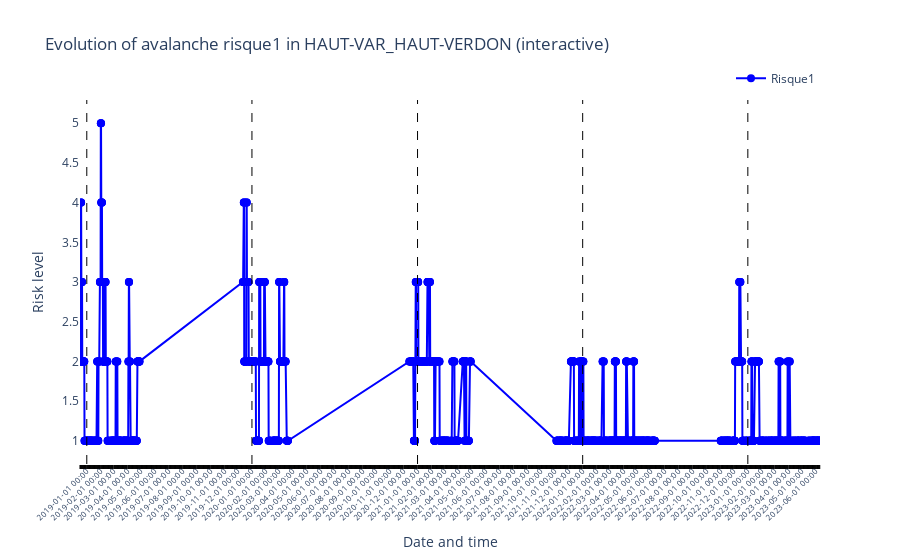
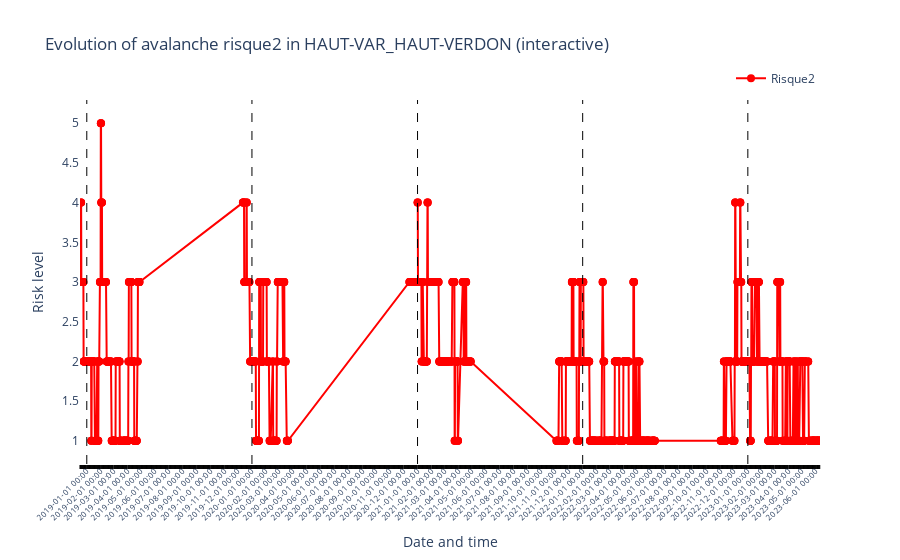
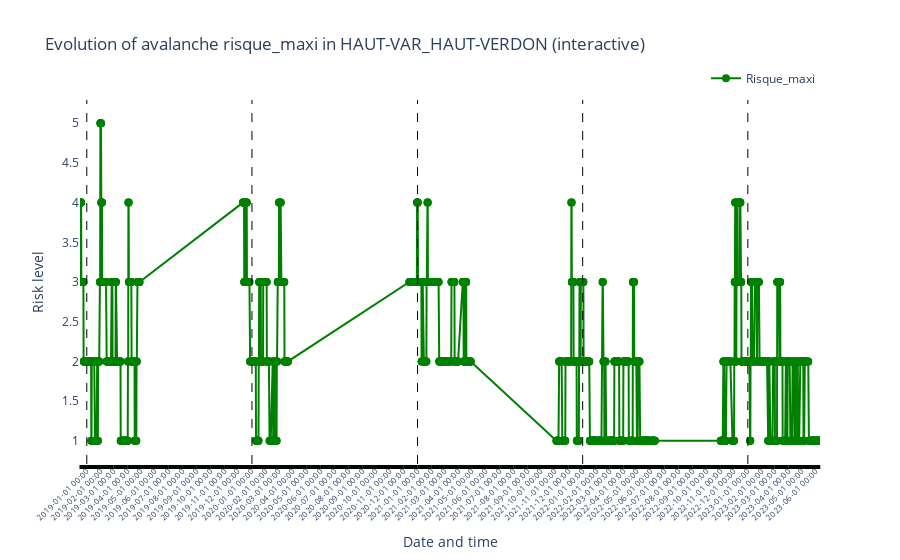

Write notebook code for charts like these, in order.
### Code cell
import matplotlib.pyplot as plt
import pandas as pd
import matplotlib.dates as mdates
import plotly.graph_objects as go
import plotly.subplots as sp

def plot_avalanche_risk_interactive(df, massif_name, risque_col, color):
    """
    Creates an interactive Plotly plot for a given risk column,
    separated by year, with a single legend, no background, and year separators.
    Starts and ends the plot at the very first and last dates in the data.

    Args:
        df: DataFrame containing the data.
        massif_name: Name of the massif.
        risque_col: Name of the risk column ('risque1', 'risque2', or 'risque_maxi').
        color: Color for the plot lines.
    """
    df_massif = df[massif_name].copy()
    df_massif['date'] = pd.to_datetime(df_massif['date'])
    df_massif[risque_col] = df_massif[risque_col].ffill().bfill().fillna(0)
    df_massif['year'] = df_massif['date'].dt.year

    # Find the overall min and max dates *before* filtering by year.
    min_date = df_massif['date'].min()
    max_date = df_massif['date'].max()

    fig = sp.make_subplots(rows=1, cols=1)

    # Track if legend has been added for this risk level.
    legend_added = False

    for year in sorted(df_massif['year'].unique()):
        df_year = df_massif[df_massif['year'] == year]

        if not legend_added:
            fig.add_trace(go.Scatter(x=df_year['date'], y=df_year[risque_col],
                                     mode='lines+markers',
                                     name=risque_col.capitalize(),
                                     marker=dict(size=8),
                                     line=dict(color=color),
                                     legendgroup=risque_col), row=1, col=1)
            legend_added = True
        else:
            fig.add_trace(go.Scatter(x=df_year['date'], y=df_year[risque_col],
                                     mode='lines+markers',
                                     name=f'{risque_col.capitalize()} ({year})',
                                     marker=dict(size=8),
                                     line=dict(color=color),
                                     showlegend=False,
                                     legendgroup=risque_col), row=1, col=1)

        # Add vertical line for year separation
        if year > df_massif['year'].min():
            fig.add_vline(x=pd.to_datetime(f'{year}-01-01').timestamp() * 1000,
                          line_width=1, line_dash="dash", line_color="black")

    title = f'Evolution of avalanche {risque_col} in {massif_name} (interactive)'

    fig.update_layout(
        title=title,
        xaxis_title='Date and time',
        yaxis_title='Risk level',
        xaxis=dict(
            tickformat='%Y-%m-%d %H:%M',
            tickangle=-45,
            dtick="M1",
            minor=dict(
                ticklen=4,
                tickcolor="black",
                showgrid=True,
                dtick=86400000.0
            ),
            tickfont=dict(size=8),
            range=[min_date, max_date]  # Set x-axis range
        ),
        hovermode='x unified',
        plot_bgcolor='rgba(0,0,0,0)',
        paper_bgcolor='rgba(0,0,0,0)',
        legend=dict(
            orientation="h",
            yanchor="bottom",
            y=1.02,
            xanchor="right",
            x=1
        )
    )

    fig.show()


# Example Usage (all three plots)
plot_avalanche_risk_interactive(df_transformed_massifs, "HAUT-VAR_HAUT-VERDON", 'risque1', 'blue')
plot_avalanche_risk_interactive(df_transformed_massifs, "HAUT-VAR_HAUT-VERDON", 'risque2', 'red')
plot_avalanche_risk_interactive(df_transformed_massifs, "HAUT-VAR_HAUT-VERDON", 'risque_maxi', 'green')

### Figure 1 — Plotly figure (JSON) as saved in the notebook; plotly's stock layout.template omitted (floating-point values rounded to 4 significant figures; data arrays with more than 128 entries replaced by an {"elided": "..."} marker saying what was removed)
{"data": [{"legendgroup": "risque1", "line": {"color": "blue"}, "marker": {"size": 8}, "mode": "lines+markers", "name": "Risque1", "type": "scatter", "x": ["2018-12-17T00:00:00", "2018-12-17T06:00:00", "2018-12-17T12:00:00", "2018-12-18T00:00:00", "2018-12-18T06:00:00", "2018-12-18T12:00:00", "2018-12-19T00:00:00", "2018-12-19T06:00:00", "2018-12-19T12:00:00", "2018-12-20T00:00:00", "2018-12-20T06:00:00", "2018-12-20T12:00:00", "2018-12-21T00:00:00", "2018-12-21T06:00:00", "2018-12-21T12:00:00", "2018-12-22T00:00:00", "2018-12-22T06:00:00", "2018-12-22T12:00:00", "2018-12-23T00:00:00", "2018-12-23T06:00:00", "2018-12-23T12:00:00", "2018-12-24T00:00:00", "2018-12-24T06:00:00", "2018-12-24T12:00:00", "2018-12-25T00:00:00", "2018-12-25T06:00:00", "2018-12-25T12:00:00", "2018-12-26T00:00:00", "2018-12-26T06:00:00", "2018-12-26T12:00:00", "2018-12-27T00:00:00", "2018-12-27T06:00:00", "2018-12-27T12:00:00", "2018-12-28T00:00:00", "2018-12-28T06:00:00", "2018-12-28T12:00:00", "2018-12-30T00:00:00", "2018-12-30T06:00:00", "2018-12-30T12:00:00", "2018-12-31T00:00:00", "2018-12-31T06:00:00", "2018-12-31T12:00:00"], "xaxis": "x", "y": [2, 2, 2, 2, 2, 2, 4, 4, 4, 3, 3, 3, 3, 3, 3, 2, 2, 2, 2, 2, 2, 2, 2, 2, 2, 2, 2, 2, 2, 2, 1, 1, 1, 1, 1, 1, 1, 1, 1, 1, 1, 1], "yaxis": "y"}, {"legendgroup": "risque1", "line": {"color": "blue"}, "marker": {"size": 8}, "mode": "lines+markers", "name": "Risque1 (2019)", "showlegend": false, "type": "scatter", "x": {"elided": "321 str values"}, "xaxis": "x", "y": {"elided": "321 int values"}, "yaxis": "y"}, {"legendgroup": "risque1", "line": {"color": "blue"}, "marker": {"size": 8}, "mode": "lines+markers", "name": "Risque1 (2020)", "showlegend": false, "type": "scatter", "x": {"elided": "222 str values"}, "xaxis": "x", "y": {"elided": "222 int values"}, "yaxis": "y"}, {"legendgroup": "risque1", "line": {"color": "blue"}, "marker": {"size": 8}, "mode": "lines+markers", "name": "Risque1 (2021)", "showlegend": false, "type": "scatter", "x": {"elided": "366 str values"}, "xaxis": "x", "y": {"elided": "366 int values"}, "yaxis": "y"}, {"legendgroup": "risque1", "line": {"color": "blue"}, "marker": {"size": 8}, "mode": "lines+markers", "name": "Risque1 (2022)", "showlegend": false, "type": "scatter", "x": {"elided": "510 str values"}, "xaxis": "x", "y": {"elided": "510 int values"}, "yaxis": "y"}, {"legendgroup": "risque1", "line": {"color": "blue"}, "marker": {"size": 8}, "mode": "lines+markers", "name": "Risque1 (2023)", "showlegend": false, "type": "scatter", "x": {"elided": "330 str values"}, "xaxis": "x", "y": {"elided": "330 int values"}, "yaxis": "y"}], "layout": {"hovermode": "x unified", "legend": {"orientation": "h", "x": 1, "xanchor": "right", "y": 1.02, "yanchor": "bottom"}, "paper_bgcolor": "rgba(0,0,0,0)", "plot_bgcolor": "rgba(0,0,0,0)", "shapes": [{"line": {"color": "black", "dash": "dash", "width": 1}, "type": "line", "x0": 1546300800000, "x1": 1546300800000, "xref": "x", "y0": 0, "y1": 1, "yref": "y domain"}, {"line": {"color": "black", "dash": "dash", "width": 1}, "type": "line", "x0": 1577836800000, "x1": 1577836800000, "xref": "x", "y0": 0, "y1": 1, "yref": "y domain"}, {"line": {"color": "black", "dash": "dash", "width": 1}, "type": "line", "x0": 1609459200000, "x1": 1609459200000, "xref": "x", "y0": 0, "y1": 1, "yref": "y domain"}, {"line": {"color": "black", "dash": "dash", "width": 1}, "type": "line", "x0": 1640995200000, "x1": 1640995200000, "xref": "x", "y0": 0, "y1": 1, "yref": "y domain"}, {"line": {"color": "black", "dash": "dash", "width": 1}, "type": "line", "x0": 1672531200000, "x1": 1672531200000, "xref": "x", "y0": 0, "y1": 1, "yref": "y domain"}], "title": {"text": "Evolution of avalanche risque1 in HAUT-VAR_HAUT-VERDON (interactive)"}, "xaxis": {"anchor": "y", "domain": [0, 1], "dtick": "M1", "minor": {"dtick": 86400000, "showgrid": true, "tickcolor": "black", "ticklen": 4}, "range": ["2018-12-17T00:00:00", "2023-06-09T12:00:00"], "tickangle": -45, "tickfont": {"size": 8}, "tickformat": "%Y-%m-%d %H:%M", "title": {"text": "Date and time"}}, "yaxis": {"anchor": "x", "domain": [0, 1], "title": {"text": "Risk level"}}}}

### Figure 2 — Plotly figure (JSON) as saved in the notebook; plotly's stock layout.template omitted (floating-point values rounded to 4 significant figures; data arrays with more than 128 entries replaced by an {"elided": "..."} marker saying what was removed)
{"data": [{"legendgroup": "risque2", "line": {"color": "red"}, "marker": {"size": 8}, "mode": "lines+markers", "name": "Risque2", "type": "scatter", "x": ["2018-12-17T00:00:00", "2018-12-17T06:00:00", "2018-12-17T12:00:00", "2018-12-18T00:00:00", "2018-12-18T06:00:00", "2018-12-18T12:00:00", "2018-12-19T00:00:00", "2018-12-19T06:00:00", "2018-12-19T12:00:00", "2018-12-20T00:00:00", "2018-12-20T06:00:00", "2018-12-20T12:00:00", "2018-12-21T00:00:00", "2018-12-21T06:00:00", "2018-12-21T12:00:00", "2018-12-22T00:00:00", "2018-12-22T06:00:00", "2018-12-22T12:00:00", "2018-12-23T00:00:00", "2018-12-23T06:00:00", "2018-12-23T12:00:00", "2018-12-24T00:00:00", "2018-12-24T06:00:00", "2018-12-24T12:00:00", "2018-12-25T00:00:00", "2018-12-25T06:00:00", "2018-12-25T12:00:00", "2018-12-26T00:00:00", "2018-12-26T06:00:00", "2018-12-26T12:00:00", "2018-12-27T00:00:00", "2018-12-27T06:00:00", "2018-12-27T12:00:00", "2018-12-28T00:00:00", "2018-12-28T06:00:00", "2018-12-28T12:00:00", "2018-12-30T00:00:00", "2018-12-30T06:00:00", "2018-12-30T12:00:00", "2018-12-31T00:00:00", "2018-12-31T06:00:00", "2018-12-31T12:00:00"], "xaxis": "x", "y": [3, 3, 3, 3, 3, 3, 4, 4, 4, 3, 3, 3, 3, 3, 3, 3, 3, 3, 3, 3, 3, 3, 3, 3, 2, 2, 2, 2, 2, 2, 2, 2, 2, 2, 2, 2, 2, 2, 2, 2, 2, 2], "yaxis": "y"}, {"legendgroup": "risque2", "line": {"color": "red"}, "marker": {"size": 8}, "mode": "lines+markers", "name": "Risque2 (2019)", "showlegend": false, "type": "scatter", "x": {"elided": "321 str values"}, "xaxis": "x", "y": {"elided": "321 int values"}, "yaxis": "y"}, {"legendgroup": "risque2", "line": {"color": "red"}, "marker": {"size": 8}, "mode": "lines+markers", "name": "Risque2 (2020)", "showlegend": false, "type": "scatter", "x": {"elided": "222 str values"}, "xaxis": "x", "y": {"elided": "222 int values"}, "yaxis": "y"}, {"legendgroup": "risque2", "line": {"color": "red"}, "marker": {"size": 8}, "mode": "lines+markers", "name": "Risque2 (2021)", "showlegend": false, "type": "scatter", "x": {"elided": "366 str values"}, "xaxis": "x", "y": {"elided": "366 int values"}, "yaxis": "y"}, {"legendgroup": "risque2", "line": {"color": "red"}, "marker": {"size": 8}, "mode": "lines+markers", "name": "Risque2 (2022)", "showlegend": false, "type": "scatter", "x": {"elided": "510 str values"}, "xaxis": "x", "y": {"elided": "510 int values"}, "yaxis": "y"}, {"legendgroup": "risque2", "line": {"color": "red"}, "marker": {"size": 8}, "mode": "lines+markers", "name": "Risque2 (2023)", "showlegend": false, "type": "scatter", "x": {"elided": "330 str values"}, "xaxis": "x", "y": {"elided": "330 int values"}, "yaxis": "y"}], "layout": {"hovermode": "x unified", "legend": {"orientation": "h", "x": 1, "xanchor": "right", "y": 1.02, "yanchor": "bottom"}, "paper_bgcolor": "rgba(0,0,0,0)", "plot_bgcolor": "rgba(0,0,0,0)", "shapes": [{"line": {"color": "black", "dash": "dash", "width": 1}, "type": "line", "x0": 1546300800000, "x1": 1546300800000, "xref": "x", "y0": 0, "y1": 1, "yref": "y domain"}, {"line": {"color": "black", "dash": "dash", "width": 1}, "type": "line", "x0": 1577836800000, "x1": 1577836800000, "xref": "x", "y0": 0, "y1": 1, "yref": "y domain"}, {"line": {"color": "black", "dash": "dash", "width": 1}, "type": "line", "x0": 1609459200000, "x1": 1609459200000, "xref": "x", "y0": 0, "y1": 1, "yref": "y domain"}, {"line": {"color": "black", "dash": "dash", "width": 1}, "type": "line", "x0": 1640995200000, "x1": 1640995200000, "xref": "x", "y0": 0, "y1": 1, "yref": "y domain"}, {"line": {"color": "black", "dash": "dash", "width": 1}, "type": "line", "x0": 1672531200000, "x1": 1672531200000, "xref": "x", "y0": 0, "y1": 1, "yref": "y domain"}], "title": {"text": "Evolution of avalanche risque2 in HAUT-VAR_HAUT-VERDON (interactive)"}, "xaxis": {"anchor": "y", "domain": [0, 1], "dtick": "M1", "minor": {"dtick": 86400000, "showgrid": true, "tickcolor": "black", "ticklen": 4}, "range": ["2018-12-17T00:00:00", "2023-06-09T12:00:00"], "tickangle": -45, "tickfont": {"size": 8}, "tickformat": "%Y-%m-%d %H:%M", "title": {"text": "Date and time"}}, "yaxis": {"anchor": "x", "domain": [0, 1], "title": {"text": "Risk level"}}}}

### Figure 3 — Plotly figure (JSON) as saved in the notebook; plotly's stock layout.template omitted (floating-point values rounded to 4 significant figures; data arrays with more than 128 entries replaced by an {"elided": "..."} marker saying what was removed)
{"data": [{"legendgroup": "risque_maxi", "line": {"color": "green"}, "marker": {"size": 8}, "mode": "lines+markers", "name": "Risque_maxi", "type": "scatter", "x": ["2018-12-17T00:00:00", "2018-12-17T06:00:00", "2018-12-17T12:00:00", "2018-12-18T00:00:00", "2018-12-18T06:00:00", "2018-12-18T12:00:00", "2018-12-19T00:00:00", "2018-12-19T06:00:00", "2018-12-19T12:00:00", "2018-12-20T00:00:00", "2018-12-20T06:00:00", "2018-12-20T12:00:00", "2018-12-21T00:00:00", "2018-12-21T06:00:00", "2018-12-21T12:00:00", "2018-12-22T00:00:00", "2018-12-22T06:00:00", "2018-12-22T12:00:00", "2018-12-23T00:00:00", "2018-12-23T06:00:00", "2018-12-23T12:00:00", "2018-12-24T00:00:00", "2018-12-24T06:00:00", "2018-12-24T12:00:00", "2018-12-25T00:00:00", "2018-12-25T06:00:00", "2018-12-25T12:00:00", "2018-12-26T00:00:00", "2018-12-26T06:00:00", "2018-12-26T12:00:00", "2018-12-27T00:00:00", "2018-12-27T06:00:00", "2018-12-27T12:00:00", "2018-12-28T00:00:00", "2018-12-28T06:00:00", "2018-12-28T12:00:00", "2018-12-30T00:00:00", "2018-12-30T06:00:00", "2018-12-30T12:00:00", "2018-12-31T00:00:00", "2018-12-31T06:00:00", "2018-12-31T12:00:00"], "xaxis": "x", "y": [3, 3, 3, 4, 4, 4, 4, 4, 4, 3, 3, 3, 3, 3, 3, 3, 3, 3, 3, 3, 3, 3, 3, 3, 2, 2, 2, 2, 2, 2, 2, 2, 2, 2, 2, 2, 2, 2, 2, 2, 2, 2], "yaxis": "y"}, {"legendgroup": "risque_maxi", "line": {"color": "green"}, "marker": {"size": 8}, "mode": "lines+markers", "name": "Risque_maxi (2019)", "showlegend": false, "type": "scatter", "x": {"elided": "321 str values"}, "xaxis": "x", "y": {"elided": "321 int values"}, "yaxis": "y"}, {"legendgroup": "risque_maxi", "line": {"color": "green"}, "marker": {"size": 8}, "mode": "lines+markers", "name": "Risque_maxi (2020)", "showlegend": false, "type": "scatter", "x": {"elided": "222 str values"}, "xaxis": "x", "y": {"elided": "222 int values"}, "yaxis": "y"}, {"legendgroup": "risque_maxi", "line": {"color": "green"}, "marker": {"size": 8}, "mode": "lines+markers", "name": "Risque_maxi (2021)", "showlegend": false, "type": "scatter", "x": {"elided": "366 str values"}, "xaxis": "x", "y": {"elided": "366 int values"}, "yaxis": "y"}, {"legendgroup": "risque_maxi", "line": {"color": "green"}, "marker": {"size": 8}, "mode": "lines+markers", "name": "Risque_maxi (2022)", "showlegend": false, "type": "scatter", "x": {"elided": "510 str values"}, "xaxis": "x", "y": {"elided": "510 int values"}, "yaxis": "y"}, {"legendgroup": "risque_maxi", "line": {"color": "green"}, "marker": {"size": 8}, "mode": "lines+markers", "name": "Risque_maxi (2023)", "showlegend": false, "type": "scatter", "x": {"elided": "330 str values"}, "xaxis": "x", "y": {"elided": "330 int values"}, "yaxis": "y"}], "layout": {"hovermode": "x unified", "legend": {"orientation": "h", "x": 1, "xanchor": "right", "y": 1.02, "yanchor": "bottom"}, "paper_bgcolor": "rgba(0,0,0,0)", "plot_bgcolor": "rgba(0,0,0,0)", "shapes": [{"line": {"color": "black", "dash": "dash", "width": 1}, "type": "line", "x0": 1546300800000, "x1": 1546300800000, "xref": "x", "y0": 0, "y1": 1, "yref": "y domain"}, {"line": {"color": "black", "dash": "dash", "width": 1}, "type": "line", "x0": 1577836800000, "x1": 1577836800000, "xref": "x", "y0": 0, "y1": 1, "yref": "y domain"}, {"line": {"color": "black", "dash": "dash", "width": 1}, "type": "line", "x0": 1609459200000, "x1": 1609459200000, "xref": "x", "y0": 0, "y1": 1, "yref": "y domain"}, {"line": {"color": "black", "dash": "dash", "width": 1}, "type": "line", "x0": 1640995200000, "x1": 1640995200000, "xref": "x", "y0": 0, "y1": 1, "yref": "y domain"}, {"line": {"color": "black", "dash": "dash", "width": 1}, "type": "line", "x0": 1672531200000, "x1": 1672531200000, "xref": "x", "y0": 0, "y1": 1, "yref": "y domain"}], "title": {"text": "Evolution of avalanche risque_maxi in HAUT-VAR_HAUT-VERDON (interactive)"}, "xaxis": {"anchor": "y", "domain": [0, 1], "dtick": "M1", "minor": {"dtick": 86400000, "showgrid": true, "tickcolor": "black", "ticklen": 4}, "range": ["2018-12-17T00:00:00", "2023-06-09T12:00:00"], "tickangle": -45, "tickfont": {"size": 8}, "tickformat": "%Y-%m-%d %H:%M", "title": {"text": "Date and time"}}, "yaxis": {"anchor": "x", "domain": [0, 1], "title": {"text": "Risk level"}}}}
